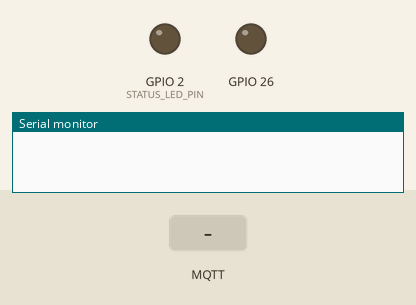
Simulated run of this program. Board: ESP32. Parts: output pins drawn as LEDs (lit = HIGH), the last lines printed to the serial monitor. The inputs (shaded band) are chosen by the test bench. WiFi joins after 1.5 s; servers stay silent unless stated; uploads are accepted with an empty reply; the local clock reads 2024-03-15 10:24:30 at power-on unless the program sets it; no MQTT or app messages arrive unless stated.

Above: at 0.0 s.
At 1.5 s:
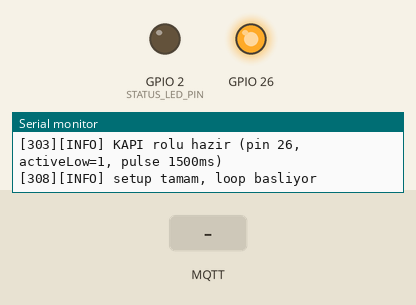
1.6 s: MQTT message "reboot" arrives on the first subscribed topic
At 3.0 s:
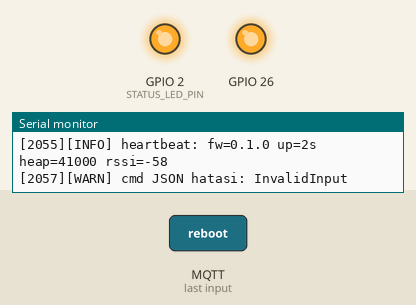
3.3 s: MQTT message "\"" arrives on the first subscribed topic
4.8 s: MQTT message "1" arrives on the first subscribed topic
Timing chart, 0 to 7.8 s (numbered marks = the images above; inputs shaded):
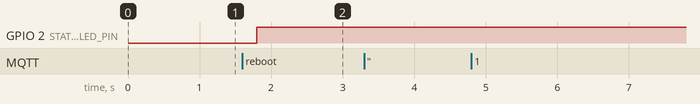

The program:

main.cpp
```cpp
// ============================================================================
//  Sütlüce Akıllı Ev — ortak firmware iskeleti (3 rol build flag ile seçilir)
//  MIMARI.md §9. Rol kodları: src/roles/
// ============================================================================
#include <Arduino.h>
#include "Config.h"
#include "Protocol.h"
#include "core/Logger.h"
#include "core/NetworkManager.h"
#include "core/CommandRouter.h"
#include "core/Telemetry.h"
#include "core/IngestClient.h"
#include "core/StatusLed.h"

#if defined(ROLE_KAPI)
  #include "roles/DoorRelay.h"
#elif defined(ROLE_KAMERA)
  #include "roles/CamNode.h"
#elif defined(ROLE_SALON)
  #include "roles/AcNode.h"
#endif

Logger         logger;
StatusLed      led;
NetworkManager net(logger, Cfg::WIFI_SSID, Cfg::WIFI_PASS,
                   Cfg::MQTT_HOST, Cfg::MQTT_PORT, Cfg::MQTT_USER, Cfg::MQTT_PASS,
                   DEVICE_ID);
IngestClient   ingest(logger, Cfg::INGEST_URL, Cfg::INGEST_TOKEN, DEVICE_ID);
CommandRouter  router(net, logger);
Telemetry      telemetry(net, logger, ingest);

#if defined(ROLE_KAPI)
  DoorRelay role(net, logger, ingest, router);
#elif defined(ROLE_KAMERA)
  CamNode   role(net, logger, ingest, router);
#elif defined(ROLE_SALON)
  AcNode    role(net, logger, ingest, router);
#endif

void setup() {
    Serial.begin(115200);
    delay(300);

    logger.begin(TOPIC_LOG, LogLevel::DEBUG, LogLevel::INFO);
    logger.info("=== %s [%s] fw %s ===", DEVICE_NAME, DEVICE_ID, FW_VERSION);

    led.begin(Cfg::STATUS_LED_PIN, Cfg::STATUS_LED_ACTIVE_LOW);

    net.onMessage([](const String& t, const String& p) { router.handle(t, p); });

    net.onConnected([]() {
        role.onConnected();
    });

    // ACK'i MQTT'nin yanı sıra /api/ingest'e de yaz (kalıcı kayıt) + LED flaşı
    router.setAckSink([](const String& id, const String& cmd, bool ok,
                         const String& detail, uint32_t ts) {
        led.blip(1500);   // komut geldi -> LED 1.5 sn hızlı yanıp söner
        String d = "{\"id\":\"";      d += id;
        d += "\",\"cmd\":\"";         d += cmd;
        d += "\",\"result\":\"";      d += (ok ? "ok" : "error");
        d += "\",\"detail\":";        d += (detail.length() ? ("\"" + detail + "\"") : String("null"));
        d += "}";
        ingest.post("command_ack", d, ts);
    });

    net.begin();
    ingest.begin();   // arka plan ingest görevi
    logger.attachPublisher([](const char* topic, const char* payload) {
        return net.publish(topic, payload, false);
    });

    role.begin();
    logger.info("setup tamam, loop basliyor");
}

void loop() {
    net.loop();
    role.loop();
    telemetry.loop();
    logger.tick();

    // LED: WiFi yok=sönük, MQTT bağlanıyor=yavaş blink, bağlı=sürekli yanık
    led.base(!net.wifiUp() ? 0 : !net.connected() ? 1 : 2);
    led.loop();
}
```

Actuator.h
```cpp
#pragma once

#include <Arduino.h>

class Actuator {
public:
    explicit Actuator(uint8_t pin, bool activeLow = false);

    void begin();
    void turnOn();
    void turnOff();
    void toggle();
    void setState(bool state);
    bool getState() const;

private:
    uint8_t m_pin;
    bool m_activeLow;
    bool m_currentState;

    void applyHardwareState();
};
```

Protocol.h
```cpp
#pragma once
// ============================================================================
//  MQTT sözleşmesi — MIMARI.md §5 ile birebir. Rol build flag'i ile seçilir.
// ============================================================================

#if defined(ROLE_KAPI)
  #define DEVICE_ID   "kapi"
  #define DEVICE_NAME "Dis Kapi (role)"
#elif defined(ROLE_KAMERA)
  #define DEVICE_ID   "kamera"
  #define DEVICE_NAME "Dis Kamera + Hareket"
#elif defined(ROLE_SALON)
  #define DEVICE_ID   "salon"
  #define DEVICE_NAME "Salon Klima (IR)"
#else
  #error "Rol tanimli degil. platformio.ini env kullan: -DROLE_KAPI | -DROLE_KAMERA | -DROLE_SALON"
#endif

#define FW_VERSION "0.1.0"

// --- Topic'ler (derleme zamanında string birleştirme, sıfır runtime maliyet) ---
#define TOPIC_CMD        "ev/" DEVICE_ID "/cmd"
#define TOPIC_CMD_ACK    "ev/" DEVICE_ID "/cmd/ack"
#define TOPIC_STATE      "ev/" DEVICE_ID "/state"
#define TOPIC_EVENT      "ev/" DEVICE_ID "/event"
#define TOPIC_LOG        "ev/" DEVICE_ID "/log"
#define TOPIC_TELEMETRY  "ev/" DEVICE_ID "/telemetry"
#define TOPIC_STATUS     "ev/" DEVICE_ID "/status"
#define TOPIC_STREAM     "ev/" DEVICE_ID "/stream"   // yalnizca kamera

// --- LWT / status payload ---
#define STATUS_ONLINE   "online"
#define STATUS_OFFLINE  "offline"

// --- Zamanlamalar (ms) ---
#define TELEMETRY_MQTT_INTERVAL   60000UL     // canlı telemetri -> MQTT
#define TELEMETRY_INGEST_INTERVAL 300000UL    // gecmis telemetri -> /api/ingest
#define HEARTBEAT_LOG_INTERVAL    86400000UL  // gunde 1 INFO heartbeat -> logs
#define WIFI_RETRY_INTERVAL       5000UL
#define MQTT_RETRY_BASE           2000UL      // exponential backoff tabani
#define MQTT_RETRY_MAX            60000UL
```

secrets.example.h
```cpp
#pragma once
// ============================================================================
//  ŞABLON — bu dosyayı `secrets.h` olarak kopyala ve gerçek değerleri gir.
//  `secrets.h` git'e girmez (.gitignore). Bu şablon commit edilir.
// ============================================================================

// --- WiFi ---
#define SECRET_WIFI_SSID   "WIFI_ADI"
#define SECRET_WIFI_PASS   "WIFI_SIFRESI"

// --- HiveMQ (bu ESP'ye ait kullanıcı: esp-kapi / esp-kamera / esp-salon) ---
#define SECRET_MQTT_HOST   "xxxxxxxx.s1.eu.hivemq.cloud"
#define SECRET_MQTT_PORT   8883
#define SECRET_MQTT_USER   "esp-xxx"
#define SECRET_MQTT_PASS   "GUCLU_SIFRE"

// --- Vercel /api/ingest (kalıcı veri yazımı) ---
#define SECRET_INGEST_URL     "https://<proje>.vercel.app/api/ingest"
#define SECRET_INGEST_TOKEN   "INGEST_SECRET_ile_ayni_deger"
```

Actuator.cpp
```cpp
#include "Actuator.h"

Actuator::Actuator(uint8_t pin, bool activeLow)
    : m_pin(pin), m_activeLow(activeLow), m_currentState(false) {}

void Actuator::begin() {
    pinMode(m_pin, OUTPUT);
    applyHardwareState();
}

void Actuator::turnOn() {
    setState(true);
}

void Actuator::turnOff() {
    setState(false);
}

void Actuator::toggle() {
    setState(!m_currentState);
}

void Actuator::setState(bool state) {
    m_currentState = state;
    applyHardwareState();
}

bool Actuator::getState() const {
    return m_currentState;
}

void Actuator::applyHardwareState() {
    // Aktif low röleler için ters lojik koruması
    bool rawPinLevel = m_activeLow ? !m_currentState : m_currentState;
    digitalWrite(m_pin, rawPinLevel ? HIGH : LOW);
}
```

CommandRouter.cpp
```cpp
#include "CommandRouter.h"
#include "Protocol.h"

CommandRouter::CommandRouter(NetworkManager& net, Logger& log)
    : m_net(net), m_log(log) {}

void CommandRouter::on(const String& cmd, Handler h) {
    m_handlers.emplace_back(cmd, h);
}

void CommandRouter::handle(const String& topic, const String& payload) {
    if (topic != TOPIC_CMD) return;

    JsonDocument doc;
    DeserializationError err = deserializeJson(doc, payload);
    if (err) {
        m_log.warn("cmd JSON hatasi: %s", err.c_str());
        return;
    }

    String id  = doc["id"]  | "";
    String cmd = doc["cmd"] | "";
    JsonObjectConst args = doc["args"].as<JsonObjectConst>();

    if (cmd.isEmpty()) { m_log.warn("cmd bos"); return; }
    m_log.info("cmd alindi: %s (id=%s)", cmd.c_str(), id.c_str());

    String detail;
    bool ok = false;

    // --- Ortak komutlar ---
    if (cmd == "reboot") {
        ack(id, cmd, true, "yeniden baslatiliyor");
        delay(200);
        ESP.restart();
        return;
    }
    if (cmd == "set_log_level") {
        LogLevel lvl;
        String s = args["level"] | "";
        if (Logger::parseLevel(s, lvl)) { m_log.setMqttLevel(lvl); ok = true; detail = s; }
        else { detail = "gecersiz seviye"; }
        ack(id, cmd, ok, detail);
        return;
    }

    // --- Rol komutları ---
    for (auto& h : m_handlers) {
        if (h.first == cmd) {
            ok = h.second(args, detail);
            ack(id, cmd, ok, detail);
            return;
        }
    }

    m_log.warn("bilinmeyen komut: %s", cmd.c_str());
    ack(id, cmd, false, "bilinmeyen komut");
}

void CommandRouter::ack(const String& id, const String& cmd, bool ok, const String& detail) {
    uint32_t ts = m_net.epochNow();

    JsonDocument doc;
    doc["id"]     = id;
    doc["cmd"]    = cmd;
    doc["result"] = ok ? "ok" : "error";
    if (detail.isEmpty()) doc["detail"] = nullptr;
    else                  doc["detail"] = detail;
    doc["ts"] = ts;

    String out;
    serializeJson(doc, out);
    m_net.publish(TOPIC_CMD_ACK, out.c_str(), false);

    if (m_ackSink) m_ackSink(id, cmd, ok, detail, ts);
}
```

CommandRouter.h
```cpp
#pragma once
// ============================================================================
//  CommandRouter — ev/<dev>/cmd JSON'unu parse eder, ilgili handler'a yollar,
//  ev/<dev>/cmd/ack yayınlar. Ortak komutlar: reboot, set_log_level, get_state.
//  Gelen: {"id":"c-..","cmd":"open","args":{...}}
//  ACK:   {"id":"c-..","cmd":"open","result":"ok"|"error","detail":<str|null>,"ts":<epoch>}
// ============================================================================

#include <Arduino.h>
#include <ArduinoJson.h>
#include <functional>
#include <vector>
#include <utility>
#include "NetworkManager.h"
#include "Logger.h"

class CommandRouter {
public:
    using Handler  = std::function<bool(JsonObjectConst args, String& detail)>;
    using AckSink  = std::function<void(const String& id, const String& cmd, bool ok, const String& detail, uint32_t ts)>;

    CommandRouter(NetworkManager& net, Logger& log);

    void on(const String& cmd, Handler h);      // rol komutları
    void setAckSink(AckSink sink) { m_ackSink = sink; }   // ack'i ayrıca /api/ingest'e yollamak için

    // NetworkManager.onMessage'dan çağrılır
    void handle(const String& topic, const String& payload);

private:
    void ack(const String& id, const String& cmd, bool ok, const String& detail);

    NetworkManager& m_net;
    Logger&         m_log;
    std::vector<std::pair<String, Handler>> m_handlers;
    AckSink         m_ackSink = nullptr;
};
```

IngestClient.cpp
```cpp
#include "IngestClient.h"
#include <WiFi.h>
#include <WiFiClientSecure.h>
#include <HTTPClient.h>

IngestClient::IngestClient(Logger& logger, const char* url, const char* token, const char* deviceId)
    : m_log(logger), m_url(url), m_token(token), m_device(deviceId) {}

void IngestClient::begin() {
    m_q = xQueueCreate(8, sizeof(Job));
    xTaskCreatePinnedToCore(taskEntry, "ingest", 16384, this, 1, nullptr, tskNO_AFFINITY);
}

bool IngestClient::post(const char* kind, const String& dataJson, uint32_t epoch) {
    if (!m_q) return false;
    Job j;
    strlcpy(j.kind, kind, sizeof(j.kind));
    j.ts = epoch;
    j.data = strdup(dataJson.c_str());
    if (!j.data) return false;
    if (xQueueSend(m_q, &j, 0) != pdTRUE) {
        free(j.data);
        m_log.warn("ingest kuyrugu dolu, atlandi (%s)", kind);
        return false;
    }
    return true;
}

void IngestClient::taskEntry(void* self) { static_cast<IngestClient*>(self)->run(); }

void IngestClient::run() {
    Job j;
    for (;;) {
        if (xQueueReceive(m_q, &j, portMAX_DELAY) == pdTRUE) {
            doPost(j.kind, j.data, j.ts);
            free(j.data);
        }
    }
}

bool IngestClient::doPost(const char* kind, const char* data, uint32_t epoch) {
    if (WiFi.status() != WL_CONNECTED) return false;

    String body;
    body.reserve(strlen(data) + 160);
    body  = "{\"secret\":\"";   body += m_token;
    body += "\",\"kind\":\"";   body += kind;
    body += "\",\"device\":\""; body += m_device;
    body += "\",\"ts\":";       body += String(epoch);
    body += ",\"data\":";       body += data;
    body += "}";

    WiFiClientSecure tls;
    tls.setInsecure();
    HTTPClient http;
    http.setConnectTimeout(4000);
    http.setTimeout(6000);

    if (!http.begin(tls, m_url)) {
        Serial.println("[ingest] http.begin basarisiz");
        return false;
    }
    http.addHeader("Content-Type", "application/json");
    int code = http.POST(body);
    http.end();

    if (code >= 200 && code < 300) return true;
    Serial.printf("[ingest] %s -> %d\n", kind, code);
    return false;
}
```

IngestClient.h
```cpp
#pragma once
// ============================================================================
//  IngestClient — önemli olayları Vercel /api/ingest'e HTTPS POST eder.
//  post() KUYRUĞA ATAR ve hemen döner (bloklamaz). Gerçek POST'lar ayrı bir
//  FreeRTOS görevinde yapılır → ana döngü / komut / röle asla beklemez.
// ============================================================================

#include <Arduino.h>
#include <freertos/FreeRTOS.h>
#include <freertos/task.h>
#include <freertos/queue.h>
#include "Logger.h"

class IngestClient {
public:
    IngestClient(Logger& logger, const char* url, const char* token, const char* deviceId);

    void begin();     // arka plan görevini + kuyruğu başlatır
    bool post(const char* kind, const String& dataJson, uint32_t epoch);  // kuyruğa at

private:
    struct Job { char kind[20]; char* data; uint32_t ts; };

    static void taskEntry(void* self);
    void run();
    bool doPost(const char* kind, const char* data, uint32_t epoch);

    Logger&       m_log;
    const char*   m_url;
    const char*   m_token;
    const char*   m_device;
    QueueHandle_t m_q = nullptr;
};
```

Logger.cpp
```cpp
#include "Logger.h"

static const char* kLevelNames[] = { "DEBUG", "INFO", "WARN", "ERROR" };

void Logger::begin(const char* logTopic, LogLevel serialLevel, LogLevel mqttLevel) {
    m_logTopic    = logTopic;
    m_serialLevel = serialLevel;
    m_mqttLevel   = mqttLevel;
    m_tokens      = m_ratePerSec;
    m_lastRefill  = millis();
}

const char* Logger::levelName(LogLevel lvl) {
    return kLevelNames[(uint8_t)lvl];
}

bool Logger::parseLevel(const String& s, LogLevel& out) {
    String u = s; u.toUpperCase();
    if (u == "DEBUG") { out = LogLevel::DEBUG; return true; }
    if (u == "INFO")  { out = LogLevel::INFO;  return true; }
    if (u == "WARN")  { out = LogLevel::WARN;  return true; }
    if (u == "ERROR") { out = LogLevel::ERROR; return true; }
    return false;
}

void Logger::log(LogLevel lvl, const char* fmt, ...) { va_list ap; va_start(ap, fmt); vlog(lvl, fmt, ap); va_end(ap); }
void Logger::debug(const char* fmt, ...)             { va_list ap; va_start(ap, fmt); vlog(LogLevel::DEBUG, fmt, ap); va_end(ap); }
void Logger::info(const char* fmt, ...)              { va_list ap; va_start(ap, fmt); vlog(LogLevel::INFO,  fmt, ap); va_end(ap); }
void Logger::warn(const char* fmt, ...)              { va_list ap; va_start(ap, fmt); vlog(LogLevel::WARN,  fmt, ap); va_end(ap); }
void Logger::error(const char* fmt, ...)             { va_list ap; va_start(ap, fmt); vlog(LogLevel::ERROR, fmt, ap); va_end(ap); }

void Logger::vlog(LogLevel lvl, const char* fmt, va_list ap) {
    char buf[240];
    vsnprintf(buf, sizeof(buf), fmt, ap);
    emit(lvl, buf);
}

void Logger::emit(LogLevel lvl, const char* msg) {
    // --- Serial ---
    if ((uint8_t)lvl >= (uint8_t)m_serialLevel) {
        Serial.printf("[%lu][%s] %s\n", millis(), levelName(lvl), msg);
    }

    // --- MQTT ---
    if (!m_publish || !m_logTopic) return;
    if ((uint8_t)lvl < (uint8_t)m_mqttLevel) return;

    if (m_tokens <= 0) { if (m_dropped < 0xFFFF) m_dropped++; return; }
    m_tokens--;

    char esc[300];
    jsonEscape(msg, esc, sizeof(esc));
    char payload[360];
    snprintf(payload, sizeof(payload), "{\"lvl\":\"%s\",\"msg\":\"%s\"}", levelName(lvl), esc);
    m_publish(m_logTopic, payload);
}

void Logger::tick() {
    uint32_t now = millis();
    if (now - m_lastRefill >= 1000) {
        m_lastRefill = now;
        m_tokens = m_ratePerSec;
        if (m_dropped > 0 && m_publish && m_logTopic) {
            char payload[96];
            snprintf(payload, sizeof(payload),
                     "{\"lvl\":\"WARN\",\"msg\":\"%u log damlasi (rate-limit)\"}", m_dropped);
            m_publish(m_logTopic, payload);
            m_dropped = 0;
            m_tokens--;
        }
    }
}

size_t Logger::jsonEscape(const char* in, char* out, size_t outSize) {
    size_t o = 0;
    for (const char* p = in; *p && o + 2 < outSize; ++p) {
        unsigned char c = (unsigned char)*p;
        switch (c) {
            case '"':  out[o++] = '\\'; out[o++] = '"';  break;
            case '\\': out[o++] = '\\'; out[o++] = '\\'; break;
            case '\n': out[o++] = '\\'; out[o++] = 'n';  break;
            case '\r': break;
            case '\t': out[o++] = ' '; break;
            default:
                if (c < 0x20) { /* diğer kontrol karakterleri at */ }
                else out[o++] = (char)c;
        }
    }
    out[o] = '\0';
    return o;
}
```

StatusLed.cpp
```cpp
#include "StatusLed.h"

void StatusLed::begin(uint8_t pin, bool activeLow) {
    m_pin = pin;
    m_activeLow = activeLow;
    pinMode(m_pin, OUTPUT);
    write(false);
}

void StatusLed::base(uint8_t mode) { m_base = mode; }

void StatusLed::blip(uint16_t ms) { m_blipUntil = millis() + ms; }

void StatusLed::write(bool on) {
    if (m_pin == 255) return;
    digitalWrite(m_pin, (on ^ m_activeLow) ? HIGH : LOW);
    m_on = on;
}

void StatusLed::loop() {
    if (m_pin == 255) return;
    uint32_t now = millis();

    // Aktivite (blip) — hızlı yanıp sönme, base'i ezer
    if (m_blipUntil != 0 && (int32_t)(now - m_blipUntil) < 0) {
        if (now - m_lastToggle >= 90) { m_lastToggle = now; write(!m_on); }
        return;
    }

    if (m_base == 2)      { write(true); }
    else if (m_base == 1) { if (now - m_lastToggle >= 400) { m_lastToggle = now; write(!m_on); } }
    else                  { write(false); }
}
```

Source omitted: Logger.h (2027 bytes), NetworkManager.cpp (3926 bytes), NetworkManager.h (2375 bytes), StatusLed.h (862 bytes), Telemetry.cpp (1239 bytes), Telemetry.h (938 bytes), DoorRelay.cpp (2150 bytes), DoorRelay.h (994 bytes), Config.h (2668 bytes)
